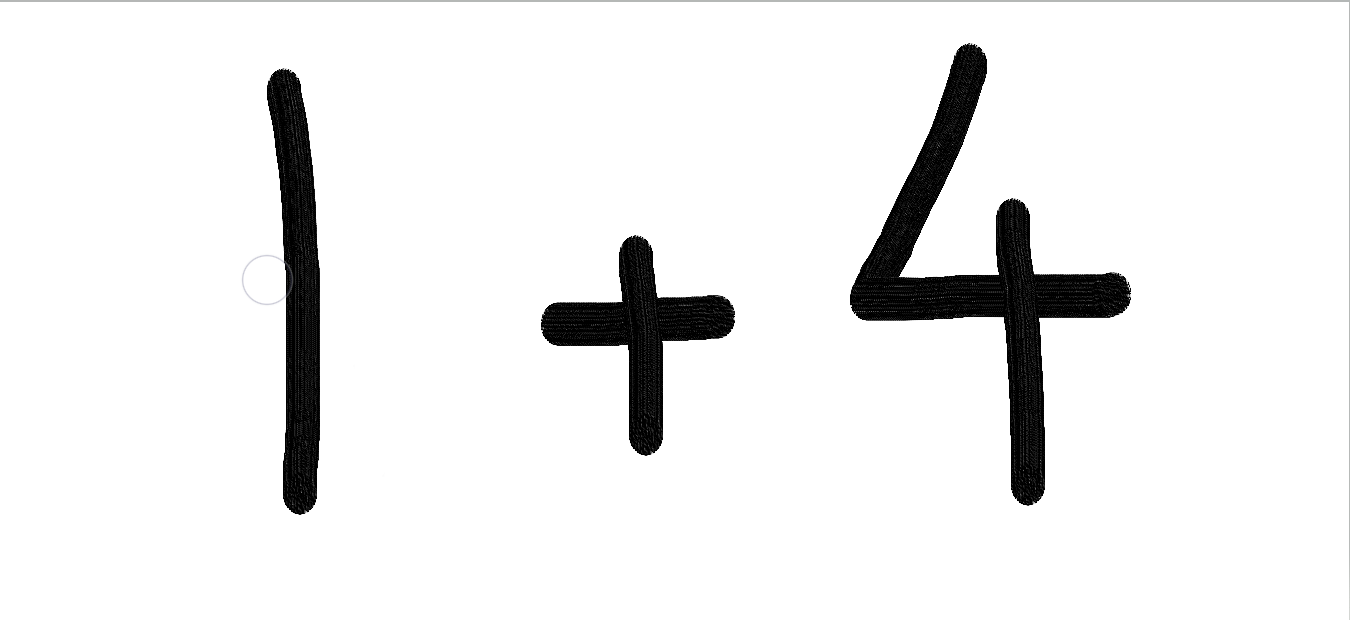
#> input picture oneplusfour.png, 1350 x 620 px, given as the content of the folder -, which was not available
$ jupyter execute --allow-errors 'Handwritten_Equation_Solver .ipynb'   (shell and % lines are left out)   (text cells are left out)
#> lines starting #> are read from the running program, lines starting #| are printed output that depends on the picture; after the words box and inside, x2 and y2 are one past the last pixel; in counts of white or black regions, pixels touching at a corner belong together; pictures that were not available may be replaced by others from this repository, and a replacement may not be noted
[cell 1]
import numpy as np
import cv2
from PIL import Image
from matplotlib import pyplot as plt
import os
from os import listdir
from os.path import isfile, join
import pandas as pd

[cell 2]
def load_images_from_folder(folder):
#> called with folder = '-'
    train_data=[]
    for filename in os.listdir(folder): # this loop iterates over all the files in the folder

        img = cv2.imread(os.path.join(folder,filename),cv2.IMREAD_GRAYSCALE)
#> img: shape (620, 1350); min 0, max 255, mean 237.7
        #reading image and converting image into greyscale(used for contours)

        img=~img # inverting color of image
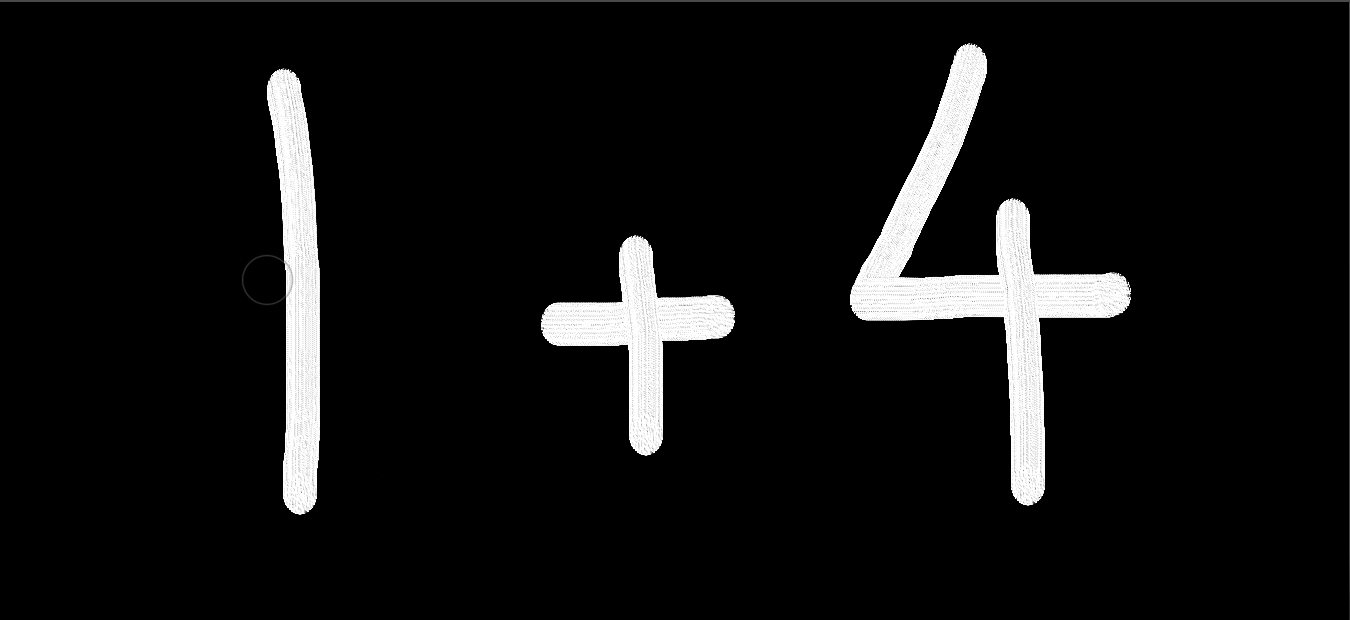
#> img: shape (620, 1350); min 0, max 255, mean 17.3
        # 0 is black and 255 is white
        # when any value crosses threshold of 127 then the background is considered as white(255), below that it is black(0)
        if img is not None:

            # removing background using threshold function
            #1. Image is first argument
            #2. 127 is threshold
            #3. White background --> 255
            #4. THRESH_BINARY --> Converting image into black and white only

            ret,thresh=cv2.threshold(img,127,255,cv2.THRESH_BINARY)
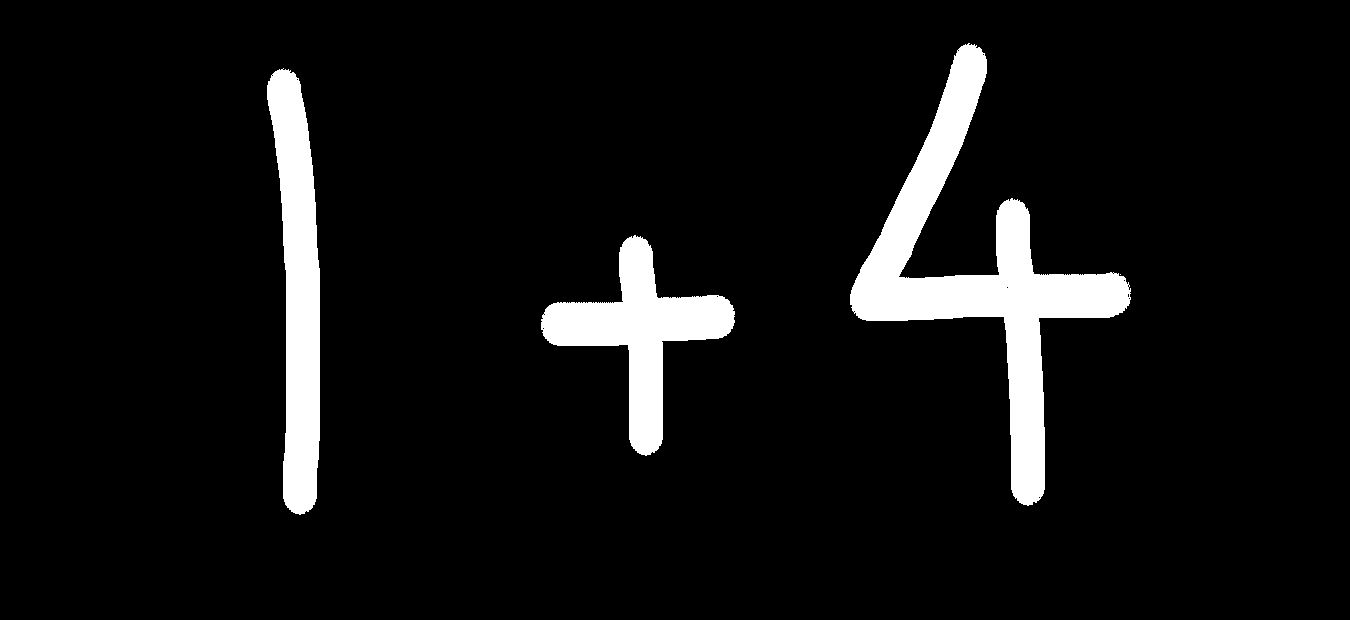
#> thresh: shape (620, 1350); 7% white; 4 white regions (1 under 20 px)

            contours, hierarchy = cv2.findContours(thresh, cv2.RETR_LIST, cv2.CHAIN_APPROX_NONE)
#> contours = 19 contours, 16 with area under 20; largest, box (x1, y1, x2, y2) and area: (850, 43, 1131, 506) 28646, (267, 68, 320, 515) 14484, (541, 235, 735, 456) 13476

            # sorting contours on the basis of size of rectangles
            cnt=sorted(contours, key=lambda ctr: cv2.boundingRect(ctr)[0])
#> cnt has the same summary as contours
            w=int(28)
            h=int(28)
            maxarea=0 #stores max area of rectangle

            #x, y are to most coordinates, w and h are width and height respectively
            for c in cnt:
                x,y,w,h = cv2.boundingRect(c)
                maxarea=max(w*h,maxarea)
                if maxarea==w*h:
                    x_max=x
                    y_max=y
                    w_max=w
                    h_max=h
#> this loop made 19 passes
#> (x, y, w, h, maxarea, x_max, y_max, w_max) on passes 1, 4, 8: (267, 68, 53, 447, 23691, 267, 68, 53), (541, 235, 194, 221, 42874, 541, 235, 194), (850, 43, 281, 463, 130103, 850, 43, 281)
#> (c, x, y, w, h, maxarea) on passes 2, 3, 5, 6, 7, 9: ([[271, 75], [272, 74], [273, 75], [272, 76]], 271, 74, 3, 3, 23691), ([[296, 79], [297, 78], [298, 79], [297, 80]], 296, 78, 3, 3, 23691), ([[542, 328], [543, 327], [544, 328], [543, 329]], 542, 327, 3, 3, 42874), ([[543, 314], [544, 313], [545, 314], [544, 315]], 543, 313, 3, 3, 42874), ([[716, 296], [717, 295], [718, 296], [717, 297]], 716, 295, 3, 3, 42874), ([[853, 311], [854, 310], [855, 311], [854, 312]], 853, 310, 3, 3, 130103)
            image_crop= thresh[y_max:y_max+h_max+10, x_max:x_max+w_max+10]
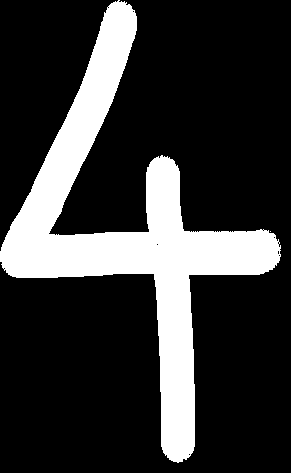
#> image_crop: shape (473, 291); 21.4% white; 2 white regions (1 under 20 px), largest, box (x1, y1, x2, y2) and area: (0, 0, 281, 463) 29417
            image_resize = cv2.resize(image_crop,(28,28)) # resizing image into 2D
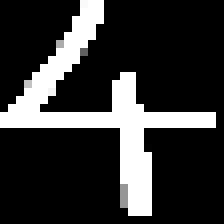
#> image_resize: shape (28, 28) (shown 8 times larger); min 0, max 255, mean 51.9
            image_resize = np.reshape(image_resize,(784,1)) #resizing into 1D array
#> image_resize = 784 values, max 255 at index 11, min 0 at index 0, mean 51.89
            train_data.append(image_resize)
    return train_data

[cell 3]
data=[]

[cell 4]
data=load_images_from_folder('-')
#> data = 1 item
len(data)
for i in range(0,len(data)):
    data[i]=np.append(data[i],['10'])
#> this loop made 1 pass

print(len(data))
#| 1

[cell 5]
data11=load_images_from_folder('+')
#> the loop in load_images_from_folder (call 2), `for c in cnt:` made 19 passes
#> (c, x, y, w, h, maxarea) on passes 2, 3, 5, 6, 7, 9, 10, 11: ([[271, 75], [272, 74], [273, 75], [272, 76]], 271, 74, 3, 3, 23691), ([[296, 79], [297, 78], [298, 79], [297, 80]], 296, 78, 3, 3, 23691), ([[542, 328], [543, 327], [544, 328], [543, 329]], 542, 327, 3, 3, 42874), ([[543, 314], [544, 313], [545, 314], [544, 315]], 543, 313, 3, 3, 42874), ([[716, 296], [717, 295], [718, 296], [717, 297]], 716, 295, 3, 3, 42874), ([[853, 311], [854, 310], [855, 311], [854, 312]], 853, 310, 3, 3, 130103), ([[957, 50], [958, 49], [959, 50], [958, 51]], 957, 49, 3, 3, 130103), ([[982, 54], [983, 53], [984, 54], [983, 55]], 982, 53, 3, 3, 130103)
#> data11 = 1 item

for i in range(0,len(data11)):
    data11[i]=np.append(data11[i],['11'])
data=np.concatenate((data,data11))
print(len(data))
#| 2

[cell 6]
data0=load_images_from_folder('0')
#> data0 = 1 item
for i in range(0,len(data0)):
    data0[i]=np.append(data0[i],['0'])
data=np.concatenate((data,data0))
print(len(data))
#| 3

[cell 7]
data1=load_images_from_folder('1')
#> data1 = 1 item

for i in range(0,len(data1)):
    data1[i]=np.append(data1[i],['1'])
data=np.concatenate((data,data1))
print(len(data))
#| 4

[cell 8]
data2=load_images_from_folder('2')
#> data2 = 1 item

for i in range(0,len(data2)):
    data2[i]=np.append(data2[i],['2'])
data=np.concatenate((data,data2))
print(len(data))
#| 5

[cell 9]
data3=load_images_from_folder('3')
#> data3 = 1 item

for i in range(0,len(data3)):
    data3[i]=np.append(data3[i],['3'])
data=np.concatenate((data,data3))
print(len(data))
#| 6

[cell 10]
data4=load_images_from_folder('4')

for i in range(0,len(data4)):
    data4[i]=np.append(data4[i],['4'])
data=np.concatenate((data,data4))
print(len(data))
#| 7

[cell 11]
data5=load_images_from_folder('5')

for i in range(0,len(data5)):
    data5[i]=np.append(data5[i],['5'])
data=np.concatenate((data,data5))
print(len(data))
#| 8

[cell 12]
data6=load_images_from_folder('6')

for i in range(0,len(data6)):
    data6[i]=np.append(data6[i],['6'])
data=np.concatenate((data,data6))
print(len(data))
#| 9

[cell 13]
data7=load_images_from_folder('7')

for i in range(0,len(data7)):
    data7[i]=np.append(data7[i],['7'])
data=np.concatenate((data,data7))
print(len(data))
#| 10

[cell 14]
data8=load_images_from_folder('8')

for i in range(0,len(data8)):
    data8[i]=np.append(data8[i],['8'])
data=np.concatenate((data,data8))
print(len(data))
#| 11

[cell 15]
data9=load_images_from_folder('9')

for i in range(0,len(data9)):
    data9[i]=np.append(data9[i],['9'])
data=np.concatenate((data,data9))
print(len(data))
#| 12

[cell 16]
data12=load_images_from_folder('times')

for i in range(0,len(data12)):
    data12[i]=np.append(data12[i],['12'])
data=np.concatenate((data,data12))
print(len(data))
#| 13

[cell 17]
data13=load_images_from_folder('div')

for i in range(0,len(data13)):
    data13[i]=np.append(data13[i],['13'])
data=np.concatenate((data,data13))
print(len(data))
#| 14

[cell 18]
data14=load_images_from_folder('forward_slash')

for i in range(0,len(data14)):
    data14[i]=np.append(data14[i],['14'])
data=np.concatenate((data,data14))
print(len(data))
#| 15

[cell 19]
df=pd.DataFrame(data,index=None)
df.to_csv('train_final.csv',index=False)

[cell 20]
import pandas as pd
import numpy as np

[cell 21]
df_train=pd.read_csv('train_final.csv',index_col=False)
labels = df_train[['784']]

[cell 22]
df_train.head()
# last column is of label
# as our first entity was '-', its label is 10

[cell 23]
df_train.drop(df_train.columns[[784]],axis=1,inplace=True) #dropping the last column and using rest of the columns for getting image
df_train.head()

[cell 24]
import keras
from keras.models import Model
from keras.layers import *
from keras import optimizers
from keras.layers import Input, Dense
from keras.models import Sequential
from keras.layers import Dense
from keras.layers import Dropout
from keras.layers import Flatten
from keras.layers.convolutional import Conv2D
from keras.layers.convolutional import MaxPooling2D
from keras.utils import np_utils
import keras.backend as K
K.image_data_format()
#> (this line was passed over: keras is not available in this run)

[cell 25]
#making array of labels using numpy
labels = np.array(labels)

[cell 26]
from keras.utils.np_utils import to_categorical
#> (the rest of this cell did not finish here and is left out)

#> (a cell that did not finish here is left out)

[cell 28]
l=[]
#> (the rest of this cell did not finish here and is left out)

[cell 29]
def create_model():
    num_classes = 15;
    model = tf.keras.models.Sequential()
    model.add(Conv2D(32, kernel_size=(3, 3), input_shape = (28,28,1),activation='relu', padding = 'same'))
    model.add(MaxPooling2D(pool_size=(2, 2)))
    model.add(Convolution2D(64, (3, 3), activation='relu'))
    model.add(MaxPooling2D(pool_size=(2, 2)))
    model.add(Dropout(0.1))
    model.add(Flatten())
    model.add(Dense(256, activation='relu'))
    model.add(Dense(128, activation ='relu'))
    model.add(Dense(64, activation ='relu'))
    model.add(Dropout(0.1))
    model.add(Dense(num_classes, activation='softmax'))
    #model.compile(loss='sparse_categorical_crossentropy', optimizer='adam', metrics=['accuracy'])
    model.compile(loss='categorical_crossentropy', optimizer='adam', metrics=['accuracy'])
    return model

#> (a cell that did not finish here is left out)

#> (a cell that did not finish here is left out)

#> (a cell that did not finish here is left out)

#> (a cell that did not finish here is left out)

[cell 34]
import cv2
import numpy
from keras.datasets import mnist
from keras.models import Sequential
from keras.layers import Dense
from keras.layers import Dropout
from keras.layers import Flatten
from keras.layers.convolutional import Conv2D
from keras.layers.convolutional import MaxPooling2D
from keras.utils import np_utils
from keras import backend as K
from keras.models import model_from_json
import tensorflow as tf

[cell 35]
import cv2
import numpy as np
img = cv2.imread('oneplusfour.png',cv2.IMREAD_GRAYSCALE)

cv2.imshow("test",img)
cv2.waitKey(0)
cv2.destroyAllWindows()

if img is not None:

    img=~img
    _,thresh =cv2.threshold(img,127,255,cv2.THRESH_BINARY)
    contours, hierarchy = cv2.findContours(thresh,cv2.RETR_EXTERNAL, cv2.CHAIN_APPROX_NONE)
    count = sorted(contours, key=lambda ctr: cv2.boundingRect(ctr)[0])
    w=int(28)
    h=int(28)
    train_data=[]
    print("Number of contours are: ", len(count))
#| Number of contours are:  4
    all_rects=[]
    for c in count :
        x,y,w,h= cv2.boundingRect(c)
        rect=[x,y,w,h]
        all_rects.append(rect)
#> this loop made 4 passes
#> c on pass 4: [[1120, 274]]
    print("All the possible rectangles are: ",all_rects)
#| All the possible rectangles are:  [[267, 68, 53, 447], [541, 235, 194, 221], [850, 43, 281, 463], [1120, 274, 1, 1]]
    bool_rect=[]
    for i in all_rects:
        l=[]
        for j in all_rects:
            flag=0
            if j!=i:
                if i[0]<(j[0]+j[2]+5) and j[0]<(i[0]+i[2]+5) and i[1]<(j[1]+j[3]+5) and j[1]<(i[1]+i[3]+5):
                    flag=1
                l.append(flag)
            if j==i:
                l.append(0)
        bool_rect.append(l)
#> this loop made 4 passes
#> i on passes 1 to 4: [267, 68, 53, 447], [541, 235, 194, 221], [850, 43, 281, 463], [1120, 274, 1, 1]
    print("Bool List for valid and invalid rectangles: ",bool_rect)
#| Bool List for valid and invalid rectangles:  [[0, 0, 0, 0], [0, 0, 0, 0], [0, 0, 0, 1], [0, 0, 1, 0]]
    dump_rect=[]
    for i in range(0,len(count)):
        for j in range(0,len(count)):
            if bool_rect[i][j]==1:
                area1=all_rects[i][2]*all_rects[i][3]
                area2=all_rects[j][2]*all_rects[j][3]
                if(area1==min(area1,area2)):
                    dump_rect.append(all_rects[i])
#> this loop made 4 passes

    final_rect=[i for i in all_rects if i not in dump_rect]
    print("Final rectangles are: ",final_rect)
#| Final rectangles are:  [[267, 68, 53, 447], [541, 235, 194, 221], [850, 43, 281, 463]]
    for r in final_rect:
        x=r[0]
        y=r[1]
        w=r[2]
        h=r[3]
        im_crop =thresh[y:y+h+5,x:x+w+5]
        im_resize = cv2.resize(im_crop,(28,28))
        cv2.imshow("contour_img",im_resize)
        cv2.waitKey(0)
        cv2.destroyAllWindows()

        im_resize=np.reshape(im_resize,(1,28,28))
        train_data.append(im_resize)
#> this loop made 3 passes
#> pass 1, `im_crop =thresh[y:y+h+5,x:x+w+5]`:
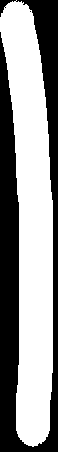
#> im_crop: shape (452, 58); 57% white; 2 black regions (1 under 20 px), largest, box (x1, y1, x2, y2) and area: (0, 0, 58, 452) 11268
#> pass 1, `im_resize = cv2.resize(im_crop,(28,28))`:
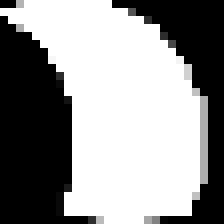
#> im_resize: shape (28, 28) (shown 8 times larger); min 0, max 255, mean 146.2
#> pass 2, `im_crop =thresh[y:y+h+5,x:x+w+5]`:
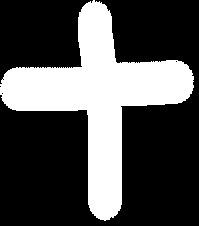
#> im_crop: shape (226, 199); 30.8% white; 1 white region, box (x1, y1, x2, y2) and area: (0, 0, 194, 221) 13853
#> pass 2, `im_resize = cv2.resize(im_crop,(28,28))`:
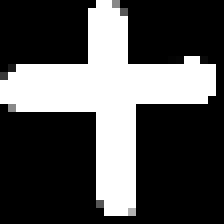
#> im_resize: shape (28, 28) (shown 8 times larger); min 0, max 255, mean 80.9
#> after the loop:
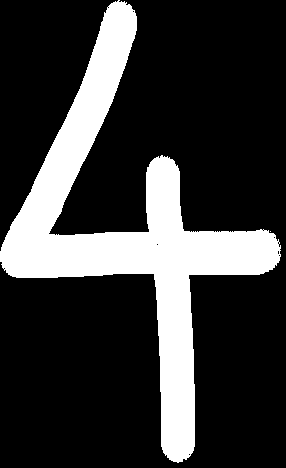
#> im_crop: shape (468, 286); 22% white; 2 white regions (1 under 20 px), largest, box (x1, y1, x2, y2) and area: (0, 0, 281, 463) 29417
